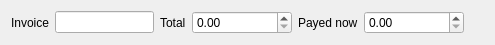
<?xml version="1.0" encoding="UTF-8"?>
<ui version="4.0">
 <class>NewInvoice</class>
 <widget class="QDialog" name="NewInvoice">
  <property name="geometry">
   <rect>
    <x>0</x>
    <y>0</y>
    <width>495</width>
    <height>41</height>
   </rect>
  </property>
  <property name="windowTitle">
   <string>Dialog</string>
  </property>
  <layout class="QHBoxLayout" name="horizontalLayout">
   <item>
    <widget class="QLabel" name="label_3">
     <property name="text">
      <string>Invoice</string>
     </property>
    </widget>
   </item>
   <item>
    <widget class="QLineEdit" name="lineEdit"/>
   </item>
   <item>
    <widget class="QLabel" name="label">
     <property name="text">
      <string>Total</string>
     </property>
    </widget>
   </item>
   <item>
    <widget class="QDoubleSpinBox" name="doubleSpinBox">
     <property name="minimumSize">
      <size>
       <width>100</width>
       <height>0</height>
      </size>
     </property>
    </widget>
   </item>
   <item>
    <widget class="QLabel" name="label_2">
     <property name="text">
      <string>Payed now</string>
     </property>
    </widget>
   </item>
   <item>
    <widget class="QDoubleSpinBox" name="doubleSpinBox_2">
     <property name="minimumSize">
      <size>
       <width>100</width>
       <height>0</height>
      </size>
     </property>
    </widget>
   </item>
   <item>
    <spacer name="horizontalSpacer">
     <property name="orientation">
      <enum>Qt::Horizontal</enum>
     </property>
     <property name="sizeHint" stdset="0">
      <size>
       <width>29</width>
       <height>20</height>
      </size>
     </property>
    </spacer>
   </item>
  </layout>
 </widget>
 <resources/>
 <connections/>
</ui>
